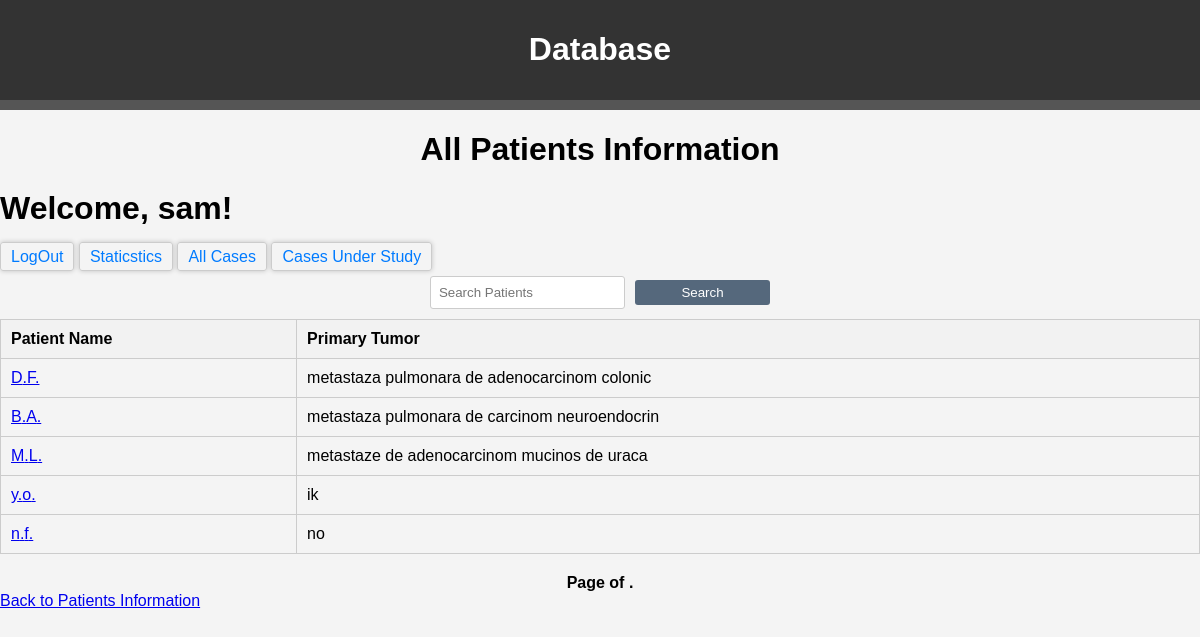
Screenshot of /patients/?study=1 (signed in) with the database file from the repository.
### details/models.py (models this page shows, shortened)
class Patient(models.Model):
    SEX_CHOICES = [('M', 'Male'),('F', 'Female'),('O', 'Other'),]
    first_name = models.CharField(max_length=100)
    last_name = models.CharField(max_length=100)
    primary_tumor = models.CharField(max_length=100)
    num_metastasis = models.PositiveIntegerField()
    ct_images_before = models.ManyToManyField('PatientImage', related_name='before_images', blank=True)
    ct_images_after = models.ManyToManyField('PatientImage', related_name='after_images', blank=True)
    mark_for_study = models.BooleanField(default=False)  # Add this field
    controls = models.ManyToManyField('Control', related_name='patient_controls', blank=True)
    sex = models.CharField(max_length=1, choices=SEX_CHOICES, blank=True, null=True)
    date_of_birth = models.DateField(blank=True, null=True)

### details/views.py (the view)
# urls.py: path('patients/', views.patients_info, name='patients_info'),
@login_required
def patients_info(request):
    search_query = request.GET.get('search', '')
    study = request.GET.get('study', '')
    patients = Patient.objects.all()
    if study == '1':
        patients = patients.filter(mark_for_study=True)
        show_back_to_info = True
    else:
        show_back_to_info = False
    if search_query:
        patients = patients.filter(
            Q(first_name__icontains=search_query) |
            Q(last_name__icontains=search_query) |
            Q(primary_tumor__icontains=search_query)
        )
    items_per_page = 10  # Adjust as needed
    paginator = Paginator(patients, items_per_page)
    page_number = request.GET.get('page')
    page = paginator.get_page(page_number)
    return render(request, 'patients_info.html', {
        'page': page,
        'user': request.user,
        'search_query': search_query,
        'study_filter': study,  # Pass the study filter to the template
        'chart_image_path': 'pie_chart.png',
        'patients': patients,  # Pass the patients queryset to the template
        'show_back_to_info': show_back_to_info,
    })

### templates/patients_info.html (shortened to what this page needs)
{% extends 'base.html' %}
{% block content %}
{% load static %}
<link rel="stylesheet" type="text/css" href="{% static 'styles.css' %}">
<h1 align="center">All Patients Information</h1>
{% if user.is_authenticated %}
    <h1>Welcome, {{ user.username }}!</h1>
    <a href="{% url 'logout' %}" class="logout-link">LogOut</a>
    <a href="{% url 'generate_pie_chart' %}" class="logout-link">Staticstics</a>
    <a href="{% url 'patients_info' %}" class="logout-link">All Cases</a>
    <a href="{% url 'patients_info' %}?study=1" class="logout-link">Cases Under Study</a>
{% endif %}
<div class="search-form">
    <form method="GET" style="display: flex; align-items: center;">
        <input type="text" class="search-input" id="search" name="search" value="{{ search_query }}" placeholder="Search Patients" style="width: 250px; margin-right: 10px;">
        <button type="submit" class="search-button" style="background-color: #55687c; color: white; border: none; padding: 5px 10px; border-radius: 3px; cursor: pointer;">Search</button>
    </form>
</div>
<div class="patient-list">
    {% if patients %}
        <table class="patient-table">
            <thead>
                <tr>
                    <th>Patient Name</th>
                    <th>Primary Tumor</th>
                </tr>
            </thead>
            <tbody>
                {% for patient in patients %}
                <tr>
                    <td><a href="{% url 'patient_detail' patient.id %}">{{ patient.first_name|first }}.{{ patient.last_name|first }}.</a></td>
                    <td>{{ patient.primary_tumor }}</td>
                </tr>
                {% endfor %}
            </tbody>
        </table>
        <div class="pagination" style="text-align: center; margin-top: 20px;">
            <span class="step-links">
                <span class="current-page">
                    Page {{ patients.number }} of {{ patients.paginator.num_pages }}.
                </span>
            </span>
        </div>
        {% if show_back_to_info %}
         <a href="{% url 'patients_info' %}" class="back-link">Back to Patients Information</a>
        {% endif %}
    {% else %}
        <p>No results found.</p>
        <a href="{% url 'patients_info' %}" class="back-link">Back to patients Information</a>
    {% endif %}
</div>
</body>
{% endblock %}

### details/static/styles.css (style rules this page uses)
.patient-table { width: 100%; border-collapse: collapse; margin-top: 10px; }
.patient-table th, .patient-table td { border: 1px solid #ccc; padding: 10px; text-align: left; }
.patient-table th { background-color: #f2f2f2; font-weight: bold; }
.logout-link { margin-top: 10px; padding: 5px 10px; border-radius: 3px; text-decoration: none; color: #007bff; border: 1px solid #ccc; box-shadow: 0px 0px 5px rgba(0, 0, 0, 0.2); transition: background-color 0.3s, box-shadow 0.3s; }
.search-form { display: flex; align-items: center; justify-content: center; margin-top: 10px; }
.search-input { width: 230px; padding: 5px; border: 1px solid #ccc; border-radius: 3px; margin-right: 5px; }
.pagination { text-align: center; margin-top: 20px; }
.pagination .current-page { font-weight: bold; }
.search-button { background-color: #3173b9; color: white; border: none; padding: 5px 10px; border-radius: 3px; cursor: pointer; }

### templates/base.html (style rules this page uses)
body { background-color: #f4f4f4; margin: 0; padding: 0; font-family: Arial, sans-serif; }
.patient-table { width: 80%; margin: auto; border-collapse: collapse; border: 1px solid #ddd; }
.patient-table th, .patient-table td { padding: 8px; text-align: left; border-bottom: 1px solid #ddd; }
.patient-table th { background-color: #f2f2f2; }
input[type="text"], input[type="password"] { width: 100%; padding: 8px; border: 1px solid #ccc; border-radius: 3px; }
button[type="submit"] { display: block; width: 100%; padding: 10px; background-color: #333; color: white; border: none; border-radius: 3px; cursor: pointer; }

### rows the page displays
Patient: first_name|first "D", last_name|first "F", primary_tumor "metastaza pulmonara de adenocarcinom colonic"
Patient: first_name|first "B", last_name|first "A", primary_tumor "metastaza pulmonara de carcinom neuroendocrin"
Patient: first_name|first "M", last_name|first "L", primary_tumor "metastaze de adenocarcinom mucinos de uraca"
Patient: first_name|first "y", last_name|first "o", primary_tumor "ik"
Patient: first_name|first "n", last_name|first "f", primary_tumor "no"

### other values shown
{{ user.username }} "sam"
